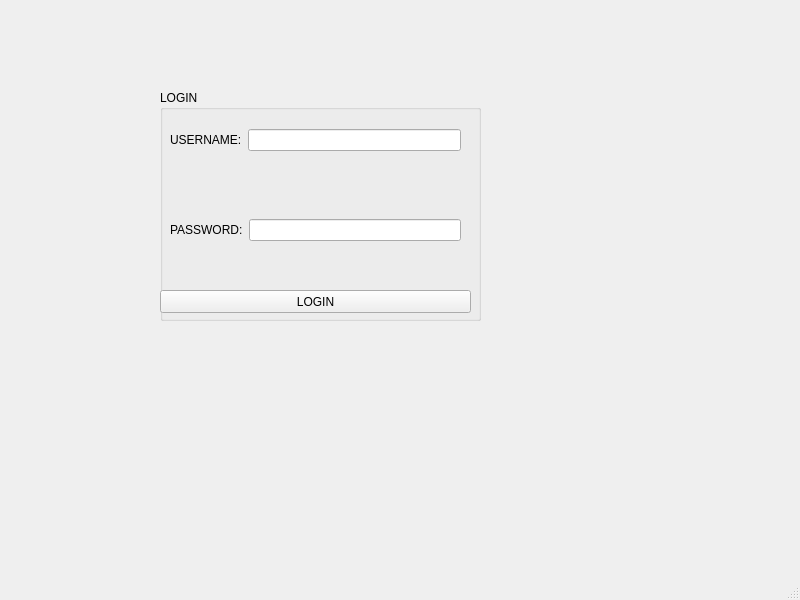
<?xml version="1.0" encoding="UTF-8"?>
<ui version="4.0">
 <class>MainWindow</class>
 <widget class="QMainWindow" name="MainWindow">
  <property name="geometry">
   <rect>
    <x>0</x>
    <y>0</y>
    <width>800</width>
    <height>600</height>
   </rect>
  </property>
  <property name="windowTitle">
   <string>MainWindow</string>
  </property>
  <widget class="QWidget" name="centralwidget">
   <widget class="QGroupBox" name="groupBox">
    <property name="geometry">
     <rect>
      <x>160</x>
      <y>90</y>
      <width>321</width>
      <height>231</height>
     </rect>
    </property>
    <property name="title">
     <string>LOGIN</string>
    </property>
    <widget class="QWidget" name="horizontalLayoutWidget">
     <property name="geometry">
      <rect>
       <x>10</x>
       <y>10</y>
       <width>291</width>
       <height>80</height>
      </rect>
     </property>
     <layout class="QHBoxLayout" name="horizontalLayout">
      <item>
       <widget class="QLabel" name="label">
        <property name="text">
         <string>USERNAME:</string>
        </property>
       </widget>
      </item>
      <item>
       <widget class="QLineEdit" name="lineEdit"/>
      </item>
     </layout>
    </widget>
    <widget class="QWidget" name="horizontalLayoutWidget_2">
     <property name="geometry">
      <rect>
       <x>10</x>
       <y>100</y>
       <width>291</width>
       <height>80</height>
      </rect>
     </property>
     <layout class="QHBoxLayout" name="horizontalLayout_2">
      <item>
       <widget class="QLabel" name="label_2">
        <property name="text">
         <string>PASSWORD:</string>
        </property>
       </widget>
      </item>
      <item>
       <widget class="QLineEdit" name="lineEdit_2">
        <property name="echoMode">
         <enum>QLineEdit::Password</enum>
        </property>
       </widget>
      </item>
     </layout>
    </widget>
    <widget class="QPushButton" name="pushButton">
     <property name="geometry">
      <rect>
       <x>0</x>
       <y>200</y>
       <width>311</width>
       <height>23</height>
      </rect>
     </property>
     <property name="text">
      <string>LOGIN</string>
     </property>
    </widget>
   </widget>
  </widget>
  <widget class="QMenuBar" name="menubar">
   <property name="geometry">
    <rect>
     <x>0</x>
     <y>0</y>
     <width>800</width>
     <height>21</height>
    </rect>
   </property>
  </widget>
  <widget class="QStatusBar" name="statusbar"/>
 </widget>
 <resources/>
 <connections/>
</ui>
